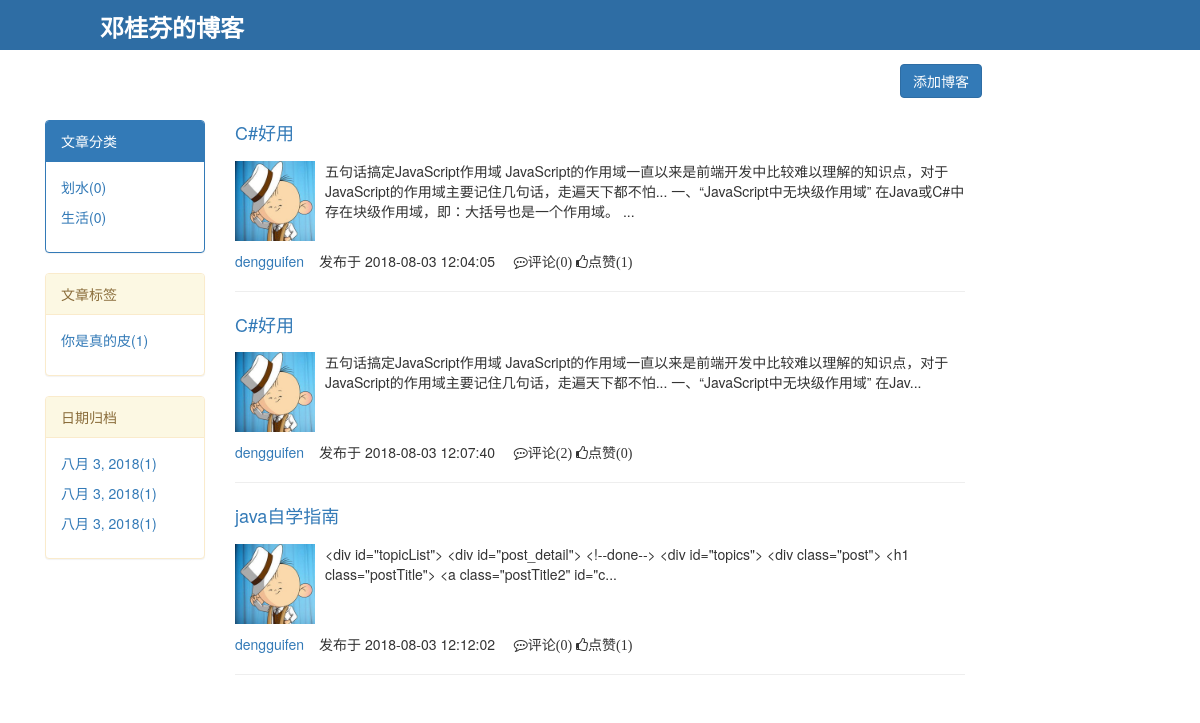
/blog/dengguifen/, run on the app's committed database.
### app01/models.py (models this page shows, shortened)
class Blog(models.Model):
    nid = models.AutoField(primary_key=True)
    title = models.CharField(max_length=64)  # 个人博客标题
    site = models.CharField(max_length=32, unique=True)  # 个人博客后缀
    theme = models.CharField(max_length=32)  # 博客主题
    class Meta:
        db_table = "blog"

class Tag(models.Model):
    nid = models.AutoField(primary_key=True)
    title = models.CharField(max_length=32)  # 标签名
    blog = models.ForeignKey(to="Blog", to_field="nid")  # 所属博客
    class Meta:
        db_table = "tag"

class Article(models.Model):
    nid = models.AutoField(primary_key=True)
    title = models.CharField(max_length=50)  # 文章标题
    desc = models.CharField(max_length=255)  # 文章描述
    create_time = models.DateTimeField(auto_now_add=True)  # 创建时间
    comment_count = models.IntegerField(verbose_name="评论数", default=0)
    up_count = models.IntegerField(verbose_name="点赞数", default=0)
    down_count = models.IntegerField(verbose_name="踩数", default=0)
    category = models.ForeignKey(to="Category", to_field="nid", null=True)
    user = models.ForeignKey(to="UserInfo", to_field="nid")
    tags = models.ManyToManyField(  # 中介模型
        to="Tag",
        through="Article2Tag",
        through_fields=("article", "tag"),  # 注意顺序！！！
    )
    class Meta:
        db_table = "article"

class UserInfo(AbstractUser):
    nid = models.AutoField(primary_key=True)
    phone = models.CharField(max_length=11, null=True, unique=True)
    avatar = models.FileField(upload_to="avatars/", default="avatars/default.png", verbose_name="头像")
    create_time = models.DateTimeField(auto_now_add=True)
    blog = models.OneToOneField(to="Blog", to_field="nid", null=True)
    def __str__(self):
        return self.username
    class Meta:
        db_table = "userinfo"

### app01/views.py (the view)
# urls.py: url(r'^(\w+)', views.home),  # home(request, username)
def home(request, username):
    user = models.UserInfo.objects.filter(username=username).first()
    if not user:
        return HttpResponse("404")
    blog = user.blog
    article_list = models.Article.objects.filter(user=user)
    category_list = models.Category.objects.filter(blog=blog).annotate(c=Count("article")).values("title", "c")
    tag_list = models.Tag.objects.filter(blog=blog).annotate(c=Count("article")).values("title", "c")
    archive_list = models.Article.objects.filter(user=user).values("create_time").annotate(c=Count("nid")).values("create_time", "c")
    return render(request, 'home.html', {
        'blog': blog,
        "user": user,
        "article_list": article_list,
        "category_list": category_list,
        "tag_list": tag_list,
        "archive_list": archive_list,
    })

### templates/home.html
{% extends 'base.html' %}
{% block page-main %}
<div class="article-list">
                {% for article in article_list %}
                   <div class="article">
                        <p class="article-title"><a href="/blog/{{ article.user.username }}/article/{{ article.pk }}/">{{ article.title }}</a></p>
                       <div class="media">
                                <div class="media-left">
                                    <a href="#">
                                        <img class="media-object author-img" src="/media/{{ article.user.avatar }}" alt="...">
                                    </a>
                                </div>
                                <div class="media-body">
                                    <p>{{ article.desc }}</p>
                                </div>
                            </div>
                       <div class="article-footer">
                            <span><a href="/blog/{{ article.user.username }}/">{{ article.user.username }}</a></span>发布于
                            <span>{{ article.create_time|date:'Y-m-d H:i:s' }}</span>
                            <i class="fa fa-commenting-o" aria-hidden="true">评论({{ article.comment_set.all.count }})</i>
                            <i class="fa fa-thumbs-o-up" aria-hidden="true">点赞({{ article.up_count }})</i>
                       </div>
                       <hr>
                   </div>
                {% endfor %}
            </div>
{% endblock %}

### templates/base.html (shortened to what this page needs)
<!DOCTYPE html>
<html lang="en">
<head>
    <link rel="stylesheet" href="/static/bootstrap/css/bootstrap.min.css">
    <link rel="stylesheet" href="/static/fontawesome/css/font-awesome.css">
    <link rel="stylesheet" href="/static/mystyle.css">
    <link rel="stylesheet" href="/static/theme/{{ blog.theme }}">
</head>
<body>
<div class="header">
    {% if blog.title %}
        <p class="col-md-offset-1">{{ blog.title }}</p>
        {% else %}
        <p class="col-md-offset-1">Blog</p>
    {% endif %}
    <a class="col-md-offset-9 btn btn-primary" href="/blog/backend/add_article/">添加博客</a>
</div>
<div class="container">
    <div class="col-md-2">
        <div class="panel panel-primary">
            <div class="panel-heading">文章分类</div>
            <div class="panel-body">
                {% for category in category_list %}
                    <a href="/blog/itemize/?user={{ user }}&message={{ category.title }}">
                        <p>{{ category.title }}({{ category.c}})</p>
                    </a>
                {% endfor %}
            </div>
        </div>
        <div class="panel panel-warning">
            <div class="panel-heading">文章标签</div>
            <div class="panel-body">
                {% for tag in tag_list %}
                    <a>
                        <p>{{ tag.title }}({{ tag.c }})</p>
                    </a>
                {% endfor %}
            </div>
        </div>
        <div class="panel panel-warning">
            <div class="panel-heading">日期归档</div>
            <div class="panel-body">
                {% for archive in archive_list %}
                    <a href="/blog/itemize/?user={{ user }}&time={{ archive.create_time|date:"Y-m-d" }}">
                        <p>{{ archive.create_time|date }}({{ archive.c }})</p>
                    </a>
                {% endfor %}
            </div>
        </div>
    </div>
    <div class="col-md-8">
    {% block page-main %}{% endblock %}
    </div>
</div>
</body>
</html>

### static/mystyle.css (style rules this page uses)
.author-img { width: 80px; height:80px; }
.article-footer span { margin-right: 15px; }
.article-footer { margin-top: 10px; }
.header { height: 50px; width: 100%; color: white; background-color: #5bc0de; }
.header p { font-size: 24px; padding: 10px 0; font-weight: bold; }
.container { margin-top: 70px; }
.article-title { font-size: 18px; }

### static/theme/dengguifen.css (style rules this page uses)
.header { background-color: #2e6da4; }

### data on the page
Blog: title "邓桂芬的博客"
Tag: title "你是真的皮", c "1"
Article: title "C#好用", user.avatar (picture), desc "五句话搞定JavaScript作用域 JavaScript的作用域一直以来是前端开发中比较难以理解的知识点，对于JavaScript的作用域主要记住几句话，走遍天下都不怕... 一、“JavaScript中无块级作用域” 在Java或C#中存在块级作用域，即：大括号也是一个作用域。 ...", user.username "dengguifen", create_time "2018-08-03 12:04:05", comment_set.all.count "0", up_count "1"
Article: title "C#好用", user.avatar (picture), desc "五句话搞定JavaScript作用域 JavaScript的作用域一直以来是前端开发中比较难以理解的知识点，对于JavaScript的作用域主要记住几句话，走遍天下都不怕... 一、“JavaScript中无块级作用域” 在Jav...", user.username "dengguifen", create_time "2018-08-03 12:07:40", comment_set.all.count "2", up_count "0"
Article: title "java自学指南", user.avatar (picture), desc "<div id=\"topicList\"> <div id=\"post_detail\"> <!--done--> <div id=\"topics\"> <div class=\"post\"> <h1 class=\"postTitle\"> <a class=\"postTitle2\" id=\"c...", user.username "dengguifen", create_time "2018-08-03 12:12:02", comment_set.all.count "0", up_count "1"

### other printed values
{{ category.title }} "划水" "生活"
{{ category.c }} "0" "0"
{{ archive.create_time|date }} "八月 3, 2018" "八月 3, 2018" "八月 3, 2018"
{{ archive.c }} "1" "1" "1"
